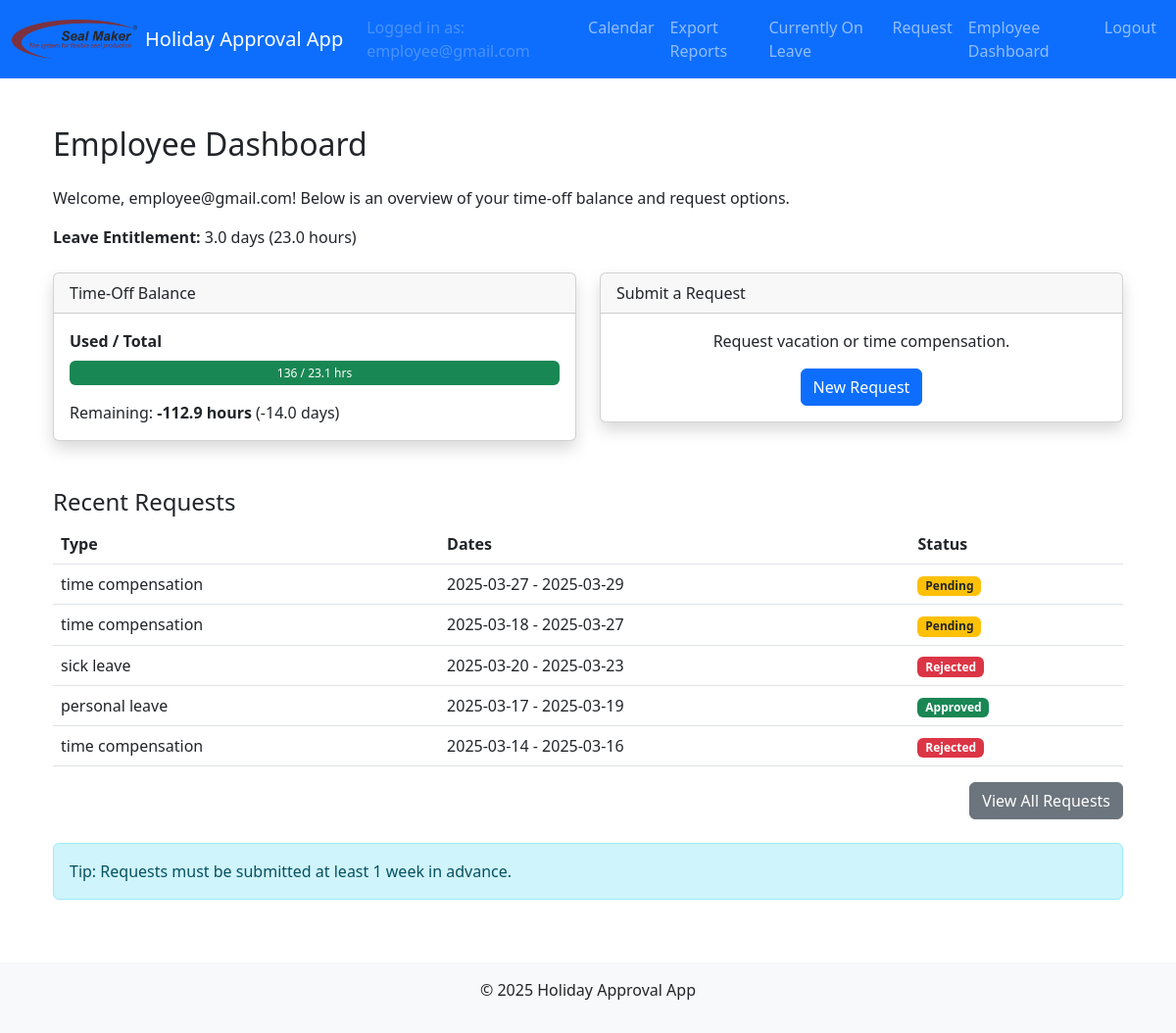
Screenshot of /employee_dashboard (signed in) with the database file from the repository.
### models.py (models this page shows, shortened)
class User(UserMixin, db.Model):
    id = db.Column(db.Integer, primary_key=True)
    email = db.Column(db.String(120), unique=True, nullable=False)
    name = db.Column(db.String(120), nullable=True)           # Full name field
    cost_center = db.Column(db.String(50), nullable=True)       # Cost center field
    password_hash = db.Column(db.String(128), nullable=False)
    role = db.Column(db.String(20), nullable=False)             # Roles: employee, supervisor, manager, admin, hr, sub-admin
    time_off_balance = db.Column(db.Float, nullable=False, default=20.0, server_default="20.0")
    active = db.Column(db.Boolean, nullable=False, default=True, server_default="1")
    department = db.Column(db.String(100), nullable=True)       # Department field
    force_password_reset = db.Column(db.Boolean, nullable=False, default=False, server_default="0")
    @property
    def time_off_balance_hours(self):
        return self.time_off_balance * 7.7
    @property
    def used_time_off(self):
        approved_requests = [r for r in self.holiday_requests if r.status == 'approved']
        total_days = sum(((r.end_date - r.start_date).days + 1) for r in approved_requests)
        return total_days
    @property
    def remaining_time_off(self):
        return self.time_off_balance - self.used_time_off

class HolidayRequest(db.Model):
    id = db.Column(db.Integer, primary_key=True)
    user_id = db.Column(db.Integer, db.ForeignKey('user.id'), nullable=False)
    start_date = db.Column(db.Date, nullable=False)
    end_date = db.Column(db.Date, nullable=False)
    request_type = db.Column(db.String(50), nullable=False)  # e.g., 'vacation', 'time compensation'
    status = db.Column(db.String(20), nullable=False, default='pending')
    comment = db.Column(db.String(200))
    user = db.relationship('User', backref=db.backref('holiday_requests', lazy=True))
    approvals = db.relationship('Approval', backref='holiday_request', lazy=True)

### main/routes.py (the view)
@main_bp.route('/employee_dashboard')
@login_required
def employee_dashboard():
    if current_user.role != 'employee':
        flash("Access denied: you are not an employee.", "danger")
        return redirect(url_for('main.calendar'))
    recent_requests = (
        HolidayRequest.query
        .filter_by(user_id=current_user.id)
        .order_by(HolidayRequest.id.desc())
        .limit(5)
        .all()
    )
    return render_template('employee_dashboard.html', recent_requests=recent_requests)

### app.py (called while the page is built)
def create_app():
    app = Flask(__name__)
    app.config.from_object(Config)
    db.init_app(app)
    migrate.init_app(app, db)
    login_manager.init_app(app)
    bcrypt.init_app(app)
    mail.init_app(app)
    login_manager.login_view = 'auth.login'
    @login_manager.user_loader
    def load_user(user_id):
        return User.query.get(int(user_id))
    from auth.routes import auth_bp
    from main.routes import main_bp
    from admin.routes import admin_bp
    from hr.routes import hr_bp
    app.register_blueprint(auth_bp)
    app.register_blueprint(main_bp)
    app.register_blueprint(admin_bp)
    app.register_blueprint(hr_bp)
    return app

### templates/employee_dashboard.html
{% extends "layout.html" %}
{% block content %}
<div class="container py-4">
  <h2 class="mb-4">Employee Dashboard</h2>
  <p>Welcome, {{ current_user.email }}! Below is an overview of your time-off balance and request options.</p>
  <div class="mb-4">
    <p>
      <strong>Leave Entitlement:</strong> {{ current_user.time_off_balance | round(1) }} days
      ({{ current_user.time_off_balance_hours | round(0) }} hours)
    </p>
  </div>
  <div class="row">
    <div class="col-md-6">
      <div class="card shadow mb-4">
        <div class="card-header">Time-Off Balance</div>
        <div class="card-body">
          {% set used_time_off_hours = current_user.used_time_off * 8 %}
          {% set total_time_off_hours = current_user.time_off_balance_hours %}
          {% set used_percentage = (used_time_off_hours / total_time_off_hours) * 100 if total_time_off_hours > 0 else 0 %}
          <label class="form-label fw-bold">Used / Total</label>
          <div class="progress mb-3" style="height: 25px;">
            <div
              class="progress-bar bg-success"
              role="progressbar"
              style="width: {{ used_percentage }}%;"
              aria-valuenow="{{ used_percentage }}"
              aria-valuemin="0"
              aria-valuemax="100"
            >
              {{ used_time_off_hours }} / {{ total_time_off_hours }} hrs
            </div>
          </div>
          <p class="card-text">
            Remaining:
            <strong>{{ total_time_off_hours - used_time_off_hours }} hours</strong>
            ({{ current_user.remaining_time_off }} days)
          </p>
        </div>
      </div>
    </div>
    <div class="col-md-6">
      <div class="card shadow mb-4">
        <div class="card-header">Submit a Request</div>
        <div class="card-body text-center">
          <p class="card-text">Request vacation or time compensation.</p>
          <a href="{{ url_for('main.new_holiday_request') }}" class="btn btn-primary">New Request</a>
        </div>
      </div>
    </div>
  </div>
  {% if recent_requests %}
    <h4 class="mt-4">Recent Requests</h4>
    <table class="table table-hover">
      <thead>
        <tr>
          <th>Type</th>
          <th>Dates</th>
          <th>Status</th>
        </tr>
      </thead>
      <tbody>
        {% for req in recent_requests %}
        <tr>
          <td>{{ req.request_type }}</td>
          <td>{{ req.start_date }} - {{ req.end_date }}</td>
          <td>
            {% if req.status == 'approved' %}
              <span class="badge bg-success">Approved</span>
            {% elif req.status == 'pending' %}
              <span class="badge bg-warning text-dark">Pending</span>
            {% else %}
              <span class="badge bg-danger">Rejected</span>
            {% endif %}
          </td>
        </tr>
        {% endfor %}
      </tbody>
    </table>
    <div class="text-end">
      <a href="{{ url_for('main.holiday_requests') }}" class="btn btn-secondary">View All Requests</a>
    </div>
  {% else %}
    <p class="mt-4">You have no recent requests.</p>
  {% endif %}
  <div class="alert alert-info mt-4">
    Tip: Requests must be submitted at least 1 week in advance.
  </div>
</div>
{% endblock %}

### templates/layout.html (shortened to what this page needs)
<!doctype html>
<html lang="en">
  <head>
    <link
      href="https://cdn.jsdelivr.net/npm/bootstrap@5.3.0/dist/css/bootstrap.min.css"
      rel="stylesheet"
    >
    <link rel="stylesheet" href="{{ url_for('static', filename='css/styles.css') }}">
  </head>
  <body>
    <nav class="navbar navbar-expand-lg navbar-dark bg-primary">
      <div class="container-fluid">
        <a class="navbar-brand d-flex align-items-center" href="{{ url_for('main.calendar') }}">
          <img
            src="{{ url_for('static', filename='img/logo.png') }}"
            alt="Company Logo"
            height="40"
            class="me-2"
          >
          <span>Holiday Approval App</span>
        </a>
        <div class="collapse navbar-collapse" id="navbarSupportedContent">
          <ul class="navbar-nav ms-auto">
            {% if current_user.is_authenticated %}
              <li class="nav-item">
                <span class="nav-link disabled">
                  Logged in as: {{ current_user.email }}
                </span>
              </li>
              <li class="nav-item">
                <a class="nav-link" href="{{ url_for('main.calendar') }}">Calendar</a>
              </li>
              <li class="nav-item">
                <a class="nav-link" href="{{ url_for('main.export_reports') }}">Export Reports</a>
              </li>
              <li class="nav-item">
                <a class="nav-link" href="{{ url_for('main.currently_on_leave') }}">Currently On Leave</a>
              </li>
              {% if current_user.role == 'employee' %}
                <li class="nav-item">
                  <a class="nav-link" href="{{ url_for('main.new_holiday_request') }}">Request</a>
                </li>
                <li class="nav-item">
                  <a class="nav-link" href="{{ url_for('main.employee_dashboard') }}">Employee Dashboard</a>
                </li>
              {% elif current_user.role == 'supervisor' %}
                <li class="nav-item">
                  <a class="nav-link" href="{{ url_for('main.supervisor_dashboard') }}">Supervisor Dashboard</a>
                </li>
              {% elif current_user.role == 'manager' %}
                <li class="nav-item">
                  <a class="nav-link" href="{{ url_for('main.manager_dashboard') }}">Manager Dashboard</a>
                </li>
              {% elif current_user.role == 'admin' %}
                <li class="nav-item">
                  <a class="nav-link" href="{{ url_for('admin.dashboard') }}">Admin Dashboard</a>
                </li>
              {% elif current_user.role == 'hr' %}
                <li class="nav-item">
                  <a class="nav-link" href="{{ url_for('hr.dashboard') }}">HR Dashboard</a>
                </li>
              {% elif current_user.role == 'management' %}
                <li class="nav-item">
                  <a class="nav-link" href="{{ url_for('main.management_dashboard') }}">Management Dashboard</a>
                </li>
              {% endif %}
              <li class="nav-item">
                <a class="nav-link" href="{{ url_for('auth.logout') }}">Logout</a>
              </li>
            {% else %}
              <li class="nav-item">
                <a class="nav-link" href="{{ url_for('auth.login') }}">Login</a>
              </li>
            {% endif %}
          </ul>
        </div>
      </div>
    </nav>
    <div class="container my-4">
      {% block content %}{% endblock %}
    </div>
    <footer class="bg-light text-center p-3">
      <div class="container">
        <p>&copy; 2025 Holiday Approval App</p>
      </div>
    </footer>
  </body>
</html>

### static/css/styles.css (style rules this page uses)
:root { --bs-primary: #800020; }

### rows the page displays
User: email "employee@gmail.com", time_off_balance "3.0", time_off_balance_hours "23.0", remaining_time_off "-14.0"
HolidayRequest: request_type "time compensation", start_date "2025-03-27", end_date "2025-03-29", shows "Pending"
HolidayRequest: request_type "time compensation", start_date "2025-03-18", end_date "2025-03-27", shows "Pending"
HolidayRequest: request_type "sick leave", start_date "2025-03-20", end_date "2025-03-23", shows "Rejected"
HolidayRequest: request_type "personal leave", start_date "2025-03-17", end_date "2025-03-19", shows "Approved"
HolidayRequest: request_type "time compensation", start_date "2025-03-14", end_date "2025-03-16", shows "Rejected"

### other values shown
{{ used_time_off_hours }} "136"
{{ total_time_off_hours }} "23.1"
{{ total_time_off_hours - used_time_off_hours }} "-112.9"
